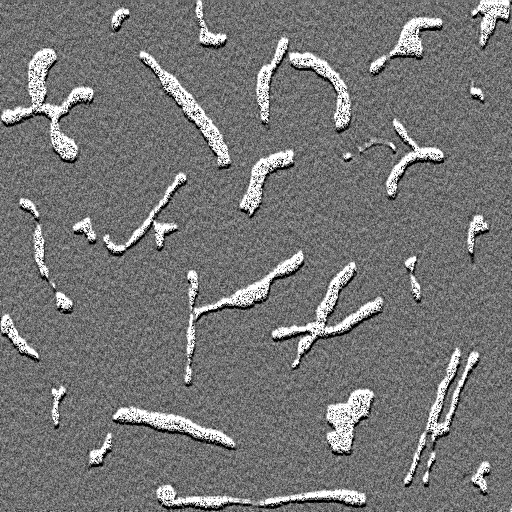
#> input picture blobs.tif, 512 x 512 px
$ python main.py
#> lines starting #> are read from the running program, lines starting #| are printed output that depends on the picture; after the words box and inside, x2 and y2 are one past the last pixel; in counts of white or black regions, pixels touching at a corner belong together; long printed decimals are rounded
import cv2 as cv
import numpy as np
from matplotlib import pyplot as plt
from skimage.segmentation import active_contour
from  skimage.filters import gaussian
from skimage.filters import threshold_otsu
from scipy.spatial import distance

def InRangeByHelano(image, lower, upper):
    x,y,z = image.shape
    for i in range(x):
        for j in range(y):
            if (not((image[i][j][0]>= lower[0] and image[i][j][0] <= upper[0])  and (image[i][j][1]>= lower[1] and image[i][j][1] <= upper[1])  and (image[i][j][2]>= lower[2] and image[i][j][2] <= upper[2]) )):
                    image[i][j]=0
    return image

def fillHolesBinaryImage(image):


    h, w = image.shape[:2]
    imgFilled = image.copy()
    mask = np.zeros((h+2, w+2), np.uint8)
    cv.floodFill(imgFilled, mask, (0,0), 255);
    result = cv.bitwise_not(imgFilled)
    teste = image | result

    return teste

def getAccuracy(image):
    diffSize = 0
    x,y = image.shape
    for i in range(x):
        for j in range(y):
            if (image[i][j]==255):
                diffSize+=1
    return 100-((diffSize/(x*y))*100)


def getLocalaccuracy(imageDiff, groundTruth):
    totalSize = 0
    diffSize = 0
    x,y = imageDiff.shape
    for i in range(x):
        for j in range(y):
            if (groundTruth[i][j] == 255):
                totalSize+=1
            if (imageDiff[i][j] == 255):
                diffSize+=1
    return 100-(diffSize/totalSize)*100

def getDiceOverlapIndex(image1, image2):
    andOp = cv.bitwise_and(image1, image2)
    orOp = cv.bitwise_or(image1, image2)
    andSize = 0
    orSize = 0
    x, y = andOp.shape
    for i in range(x):
        for j in range(y):
            if (andOp[i][j] ==255):
                andSize+=1
            if (orOp[i][j]==255):
                orSize+=1
    return (2*andSize)/orSize

def  getDice(image1, image2):
    dice = np.sum(image2[image1==255])*2.0 / (np.sum(image2) + np.sum(image1))
    return dice


source = cv.imread('blobs.tif')
#> source is the input picture: shape (512, 512, 3); min 0, max 255, mean 118.3
source_labeled = cv.imread('blobs_labeled.tif')
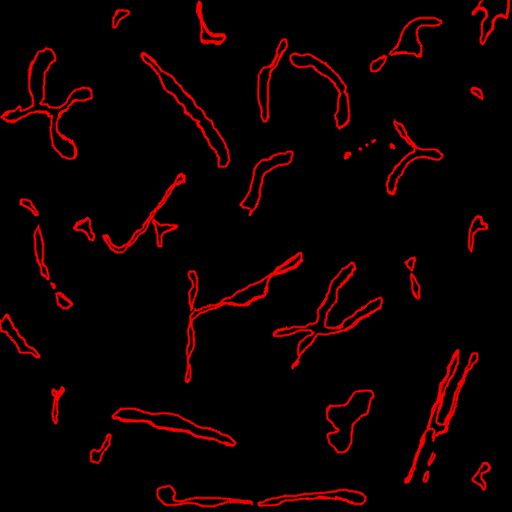
#> input picture blobs_labeled.tif, 512 x 512 px
#> source_labeled is the input picture: shape (512, 512, 3); mean B, G, R 0, 0, 13.3
gray2 = cv.cvtColor(source_labeled.copy(), cv.COLOR_BGR2GRAY)
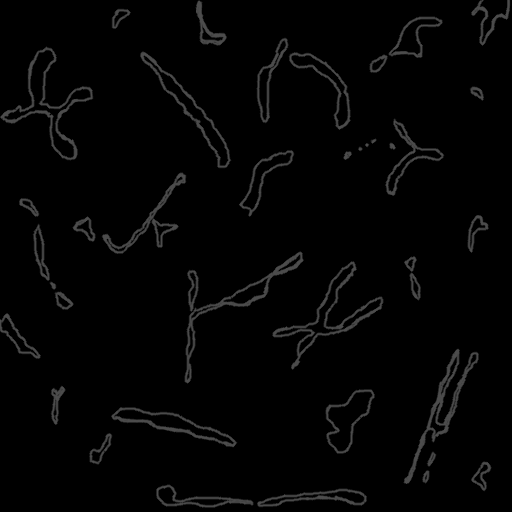
#> gray2: shape (512, 512); min 0, max 76, mean 4


gray = cv.cvtColor(source.copy(), cv.COLOR_BGR2GRAY)
teste = gaussian(gray, sigma=3)

dst = cv.GaussianBlur(gray,(3,3),10,10,cv.BORDER_ISOLATED)
gray = teste - gray
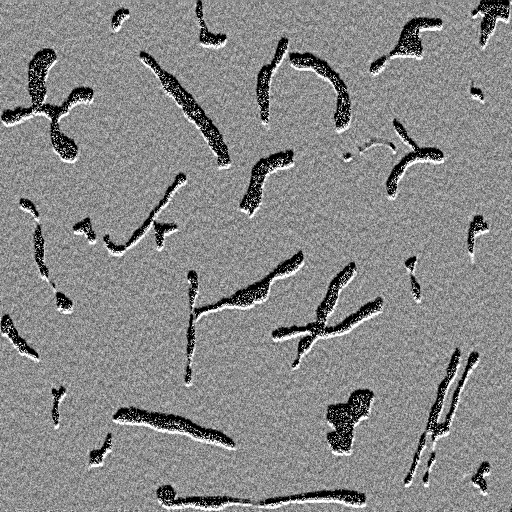
#> gray: shape (512, 512) float64; min -254.6, max 0.833, mean -117.9; drawn with min black and max white


thresh = threshold_otsu(teste)
#> thresh = 0.571

ret, binary = cv.threshold(dst,150,255,cv.THRESH_BINARY)
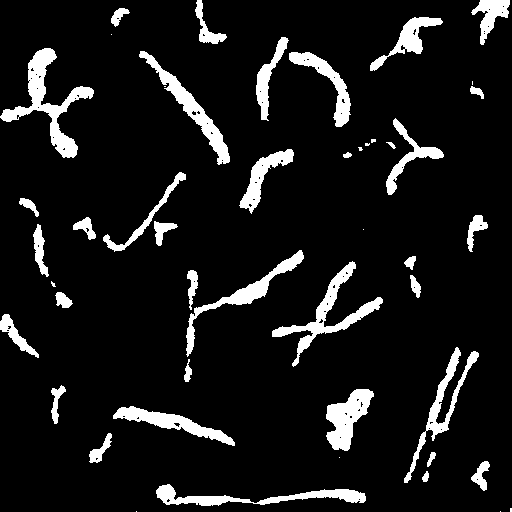
#> binary: shape (512, 512); 9.3% white; 48 white regions (12 under 20 px), largest, box (x1, y1, x2, y2) and area: (0, 48, 94, 158) 2462, (272, 261, 383, 367) 1937, (139, 51, 230, 165) 1670
ret2, binary2 = cv.threshold(gray2,50,255,cv.THRESH_BINARY)
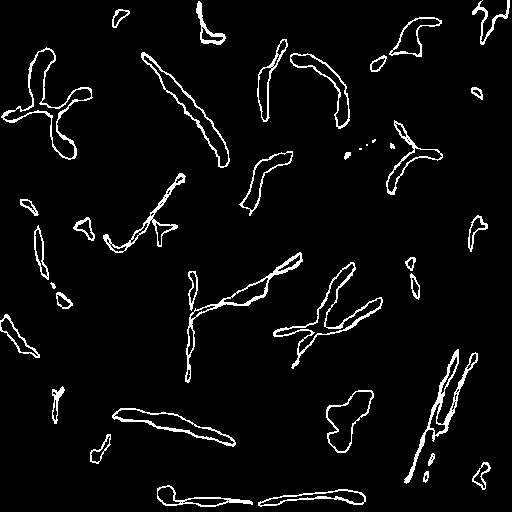
#> binary2: shape (512, 512); 4.5% white in thin lines or dots

filled = fillHolesBinaryImage(binary.copy())
#> in fillHolesBinaryImage, `cv.floodFill(imgFilled, mask, (0,0), 255);`: imgFilled: shape (512, 512); 99.9% white; black in thin lines or dots
#> in fillHolesBinaryImage, `result = cv.bitwise_not(imgFilled)`: result: shape (512, 512); 0.08% white in thin lines or dots
#> in fillHolesBinaryImage, `teste = image | result`: teste: shape (512, 512); 9.4% white; 48 white regions (12 under 20 px), largest, box (x1, y1, x2, y2) and area: (0, 48, 94, 158) 2490, (272, 261, 383, 367) 1961, (139, 51, 230, 165) 1693
filled2 = fillHolesBinaryImage(binary2.copy())
#> in fillHolesBinaryImage (call 2), `cv.floodFill(imgFilled, mask, (0,0), 255);`:
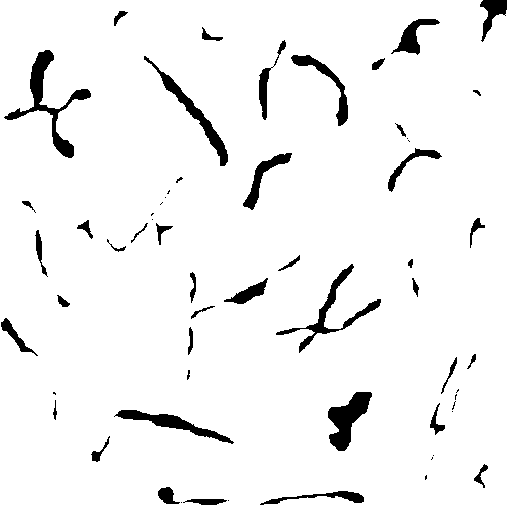
#> imgFilled: shape (512, 512); 94.9% white; 60 black regions (18 under 20 px), largest, box (x1, y1, x2, y2) and area: (4, 50, 91, 158) 1625, (328, 392, 372, 451) 1271, (276, 264, 381, 353) 1126
#> in fillHolesBinaryImage (call 2), `teste = image | result`: teste: shape (512, 512); 9.6% white; 40 white regions (3 under 20 px), largest, box (x1, y1, x2, y2) and area: (1, 47, 93, 160) 2547, (273, 262, 383, 369) 2099, (141, 52, 230, 168) 1757

element = cv.getStructuringElement(cv.MORPH_OPEN,(2,2))

eroded = cv.erode(filled.copy(),element)
#> eroded: shape (512, 512); 8.2% white; 47 white regions (9 under 20 px), largest, box (x1, y1, x2, y2) and area: (0, 49, 94, 158) 2233, (273, 262, 383, 366) 1727, (327, 390, 374, 451) 1488
dilated = cv.dilate(eroded.copy(),element)
#> dilated: shape (512, 512); 9.4% white; 43 white regions (6 under 20 px), largest, box (x1, y1, x2, y2) and area: (0, 49, 95, 159) 2485, (273, 262, 384, 367) 1963, (140, 52, 231, 166) 1695
#dilated = cv.dilate(dilated,element)
#eroded = cv.erode(dilated,element)


frameDelta = cv.absdiff(dilated , filled2)
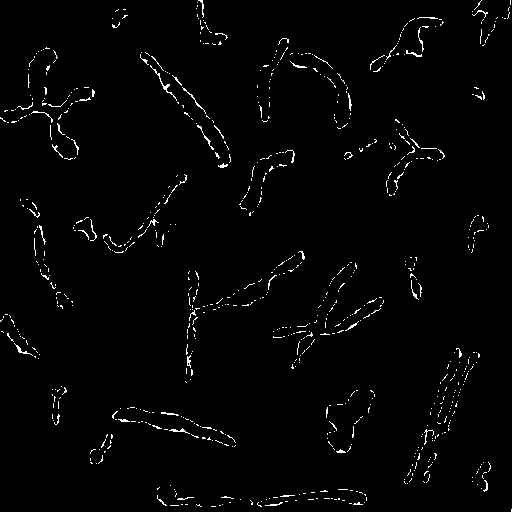
#> frameDelta: shape (512, 512); 1.7% white in thin lines or dots

print("Global Accuracy: ", getAccuracy(frameDelta))
#| Global Accuracy:  98.290
print("Local Accuracy: ", getLocalaccuracy(frameDelta, filled2))
#| Local Accuracy:  82.152
print ("DICE Overlap Index :", getDice(filled2,dilated))
#> in getDice, `dice = np.sum(image2[image1==255])*2.0 / (np.sum(image2) + np.sum(imag..`: dice = 0.91
#| DICE Overlap Index : 0.91

cv.imshow("source", source)
cv.imshow("blured", teste)
cv.imshow("source_labeled", source_labeled)
cv.imshow("delta", frameDelta)
cv.imshow("eroded", eroded)
cv.imshow("dilated", dilated)
cv.imshow("binary", binary)
cv.imshow("labeled", filled2)
cv.imshow("filled", filled)

cv.waitKey()
